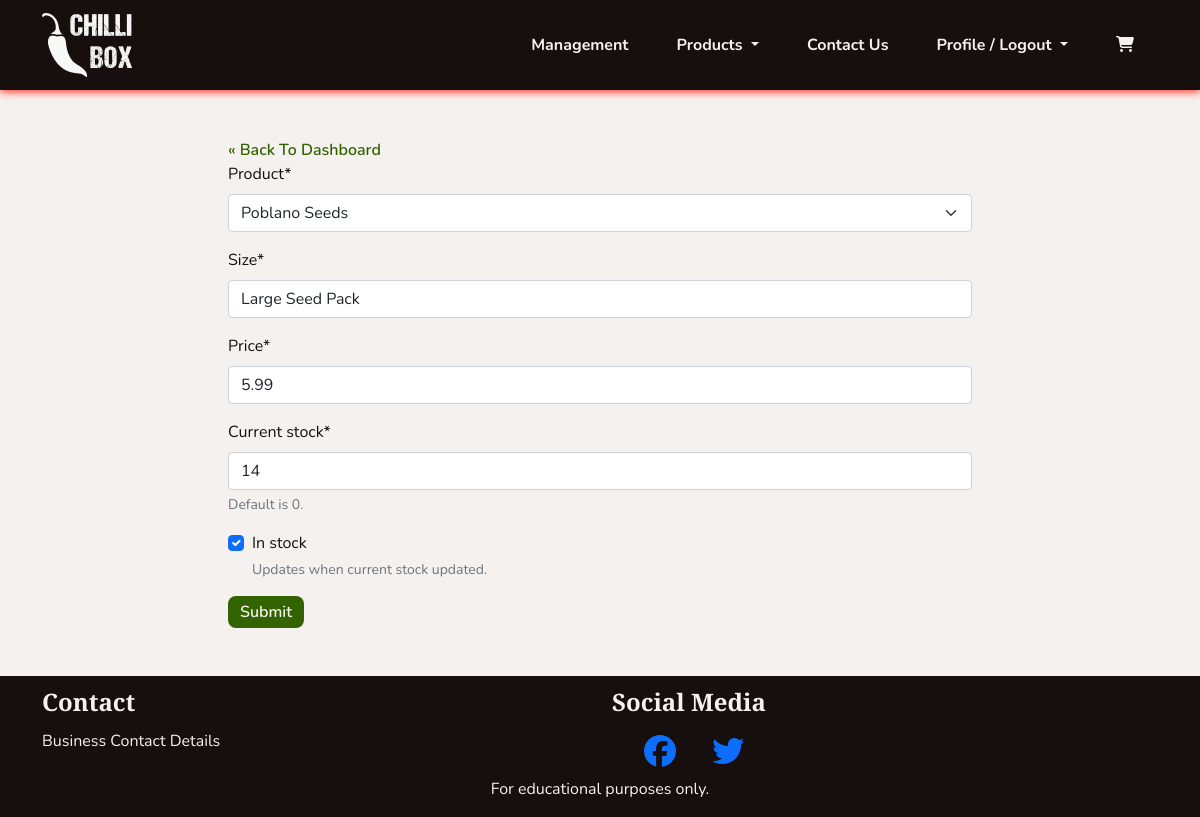
/management/edit_variant/2 (signed in), run on an earlier commit of the app's database.
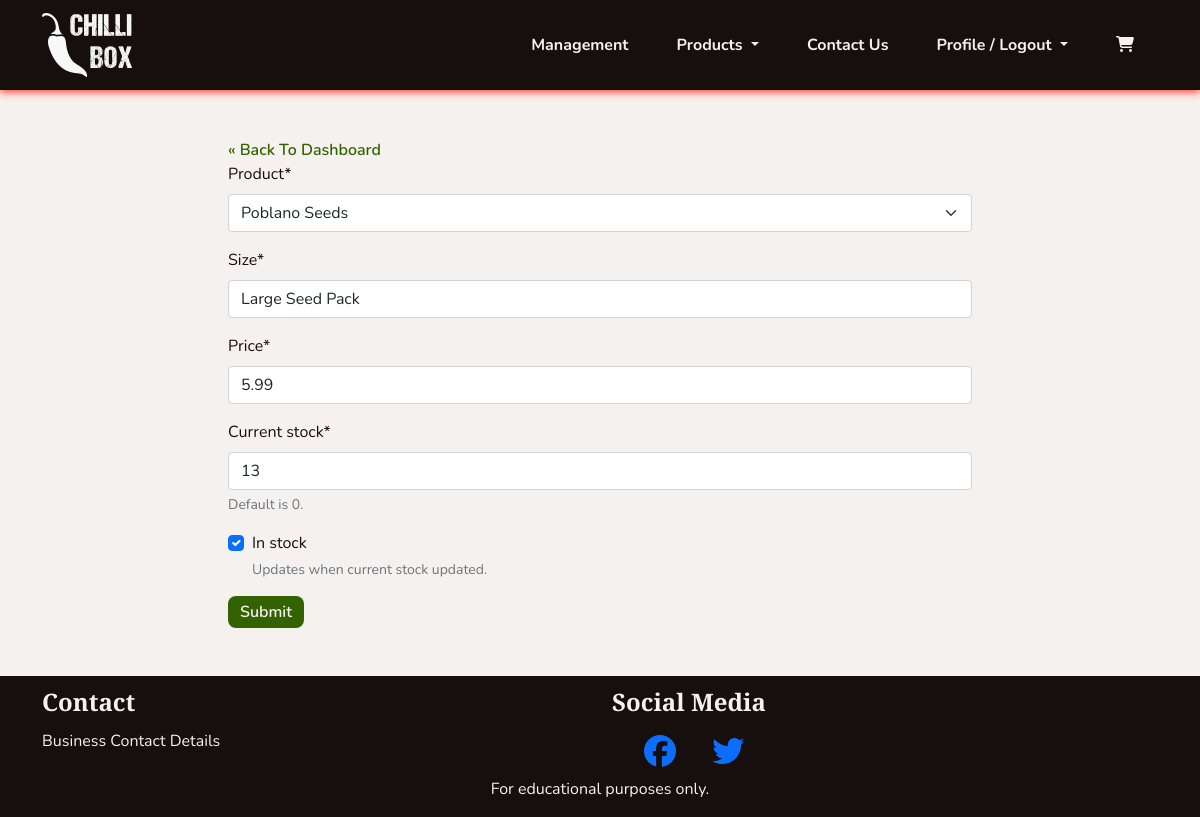
And on a later commit of the database.
### products/models.py (models this page shows, shortened)
class Variant(models.Model):
    product = models.ForeignKey(Product, on_delete=models.CASCADE, related_name='variants')
    size = models.CharField(max_length=80)
    price = models.DecimalField(max_digits=5, decimal_places=2)
    current_stock = models.PositiveIntegerField(default=0,
                                                help_text='Default is 0.')
    in_stock = models.BooleanField(default=False,
                                   help_text='Updates when current stock \
                                   updated.')
    class Meta:
        verbose_name_plural = 'Variants'

### management/views.py (the view)
# urls.py: path('edit_variant/<pk>', views.EditVariant.as_view(),
class EditVariant(StaffRequiredMixin, SuccessMessageMixin, UpdateView):
    model = Variant
    fields = '__all__'
    template_name = 'management/dashboard_form.html'
    success_url = '/management/'
    success_message = '%(size)s was updated'

### cart/contexts.py (called while the page is built, shortened)
def cart_contents(request):
    cart_items = []
    total = 0
    product_count = 0
    cart = request.session.get('cart', {})
    if total < settings.FREE_DELIVERY_THRESHOLD:
        delivery = Decimal(settings.STANDARD_DELIVERY_COST)
        free_delivery_delta = settings.FREE_DELIVERY_THRESHOLD - total
    else:
        delivery = 0
        free_delivery_delta = 0
    grand_total = delivery + total
    context = {
        'cart_items': cart_items,
        'total': total,
        'product_count': product_count,
        'delivery': delivery,
        'free_delivery_delta': free_delivery_delta,
        'free_delivery_threshold': settings.FREE_DELIVERY_THRESHOLD,
        'grand_total': grand_total,
    }
    return context

### management/mixins.py (called while the page is built)
    def test_func(self):
        return self.request.user.is_staff

### products/models.py (called while the page is built)
    def __str__(self):
        return self.name

### management/templates/management/dashboard_form.html (shortened to what this page needs)
{% extends 'base.html' %}
{% load crispy_forms_tags %}
{% load cloudinary %}
{% block content %}
<section class="container-md">
    <div class="col-md-8 mx-auto">
        <a class="chilli-link" href="{% url 'management:dashboard' %}">&laquo; Back To Dashboard</a>
        <form enctype="multipart/form-data" method="POST">
            {{ form|crispy}}
            <button class="chilli-btn chilli-go" type="submit">Submit</button>
        </form>
    </div>
</section>
{% endblock %}

What changed in the data, as far as the page shows it:
changed Variant "Poblano Seeds": current_stock "14" → "13"
